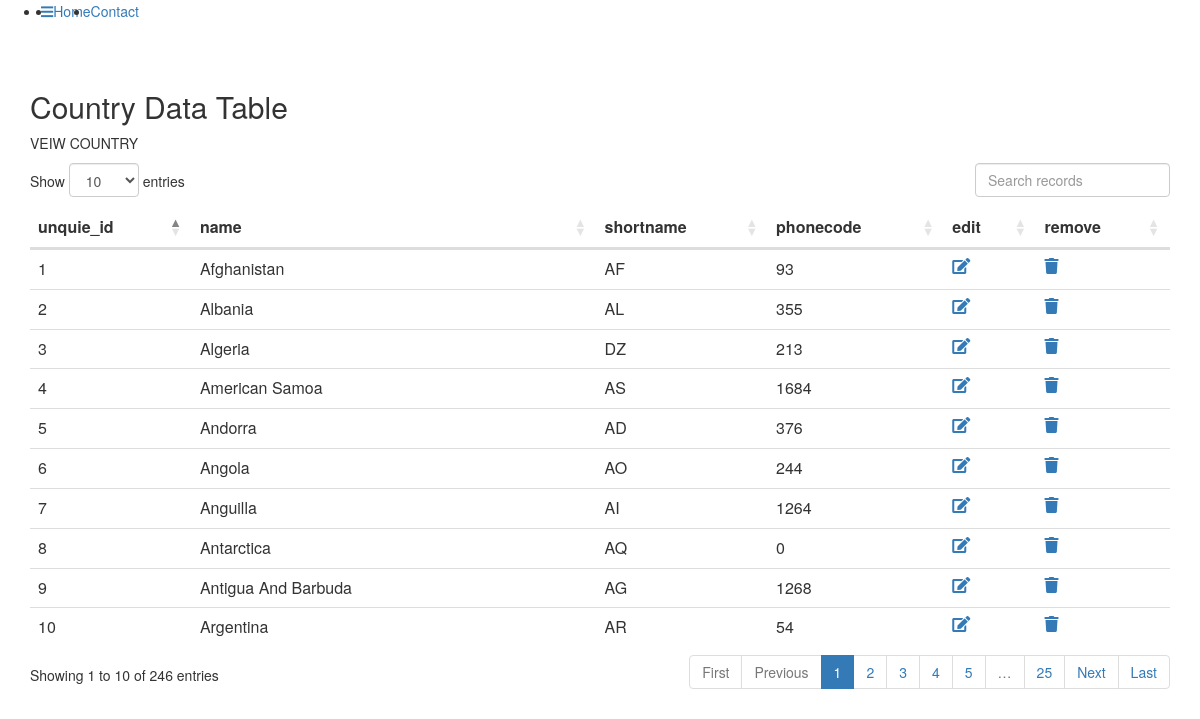
The page /Admin/Pages/AdminPages/Layout/viewcountry.php (signed in) on the database its author committed.
### tables this page shows
CREATE TABLE `countries` (
  `id` int(11) NOT NULL,
  `shortname` varchar(3) NOT NULL,
  `name` varchar(150) NOT NULL,
  `phonecode` int(11) NOT NULL,
  `status` varchar(50) NOT NULL DEFAULT 'Avail'
);

### Admin/Pages/AdminPages/Layout/viewcountry.php (the view, shortened to what this page needs)
<?php require_once("../../Action/Conn.php");
$quary="select * from countries where status='Avail'";
$result= mysqli_query($conect,$quary);
?>
<html lang="en">
<head>
  <link rel="stylesheet" href="https://maxcdn.bootstrapcdn.com/bootstrap/3.4.1/css/bootstrap.min.css">
  <link rel="stylesheet" href="../../../AssestsMain/plugins/fontawesome-free/css/all.min.css">
  <link rel="stylesheet" href="../../../AssestsMain/dist/css/country.css">
 <link rel="stylesheet" href=" https://cdn.datatables.net/1.13.4/css/dataTables.bootstrap4.min.css">
</head>
<body>
<?php require_once("./topnavbar.php");?>
<div class="container" style="border: 2px;">
  <h2>Country Data Table</h2>
  <p>VEIW COUNTRY </p>
  <table class="table" id="countytable">
    <thead>
      <tr>
        <th>unquie_id</th>
        <th>name</th>
        <th>shortname</th>
        <th>phonecode</th>
        <th>edit</th>
        <th>remove</th>
      </tr>
    </thead>
    <tbody>
      <tr>
      <?php while($row=mysqli_fetch_array($result)){?>
                      <td><?php echo $row['id'];?></td>
                      <td><?php echo $row['name'];?></td>
                      <td><?php echo $row['shortname'];?></td>
                      <td><?php echo $row['phonecode'];?></td>
                      <td><a data-id="<?php echo $row['id']?>" class="editcountry" ><i class="fas fa-edit"></a></i></td>
                      <td><a data-id="<?php echo $row['id']?>" class="removecountry"><i class="fa fa-trash" aria-hidden="true"></a></i></td>
                    </tr>
                    <?php } ?>
    </tbody>
  </table>
</div>
</body>
</html>

### rows shown on the page
countries: id "1", name "Afghanistan", shortname "AF", phonecode "93"
countries: id "2", name "Albania", shortname "AL", phonecode "355"
countries: id "3", name "Algeria", shortname "DZ", phonecode "213"
countries: id "4", name "American Samoa", shortname "AS", phonecode "1684"
countries: id "5", name "Andorra", shortname "AD", phonecode "376"
countries: id "6", name "Angola", shortname "AO", phonecode "244"
countries: id "7", name "Anguilla", shortname "AI", phonecode "1264"
countries: id "8", name "Antarctica", shortname "AQ", phonecode "0"
countries: id "9", name "Antigua And Barbuda", shortname "AG", phonecode "1268"
countries: id "10", name "Argentina", shortname "AR", phonecode "54"
